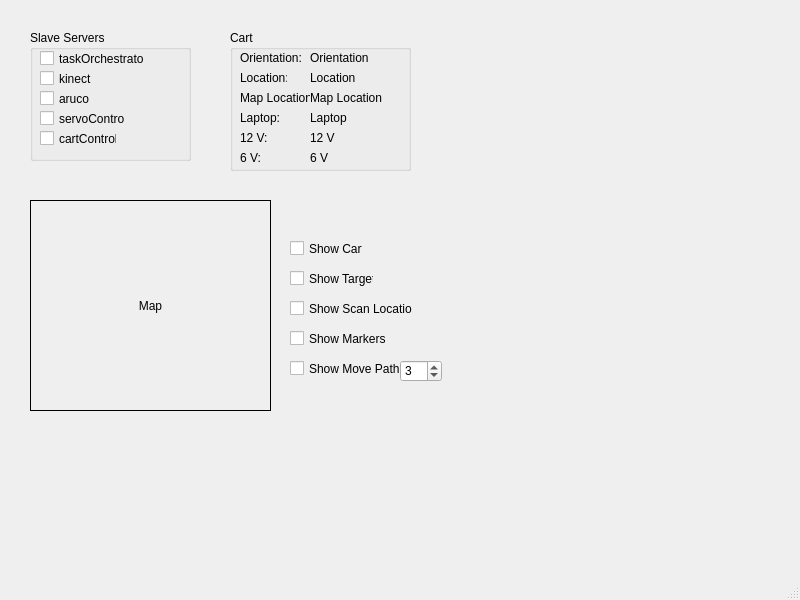
<?xml version="1.0" encoding="UTF-8"?>
<ui version="4.0">
 <class>MainWindow</class>
 <widget class="QMainWindow" name="MainWindow">
  <property name="geometry">
   <rect>
    <x>0</x>
    <y>0</y>
    <width>800</width>
    <height>600</height>
   </rect>
  </property>
  <property name="windowTitle">
   <string>Navigation Manager</string>
  </property>
  <widget class="QWidget" name="centralwidget">
   <widget class="QGroupBox" name="slaveServers">
    <property name="geometry">
     <rect>
      <x>30</x>
      <y>30</y>
      <width>161</width>
      <height>131</height>
     </rect>
    </property>
    <property name="title">
     <string>Slave Servers</string>
    </property>
    <widget class="QCheckBox" name="aruco">
     <property name="geometry">
      <rect>
       <x>10</x>
       <y>60</y>
       <width>70</width>
       <height>17</height>
      </rect>
     </property>
     <property name="text">
      <string>aruco</string>
     </property>
     <property name="tristate">
      <bool>true</bool>
     </property>
    </widget>
    <widget class="QCheckBox" name="kinect">
     <property name="geometry">
      <rect>
       <x>10</x>
       <y>40</y>
       <width>70</width>
       <height>17</height>
      </rect>
     </property>
     <property name="text">
      <string>kinect</string>
     </property>
     <property name="tristate">
      <bool>true</bool>
     </property>
    </widget>
    <widget class="QCheckBox" name="servoControl">
     <property name="geometry">
      <rect>
       <x>10</x>
       <y>80</y>
       <width>85</width>
       <height>17</height>
      </rect>
     </property>
     <property name="text">
      <string>servoControl</string>
     </property>
     <property name="tristate">
      <bool>true</bool>
     </property>
    </widget>
    <widget class="QCheckBox" name="cartControl">
     <property name="geometry">
      <rect>
       <x>10</x>
       <y>100</y>
       <width>77</width>
       <height>17</height>
      </rect>
     </property>
     <property name="text">
      <string>cartControl</string>
     </property>
     <property name="tristate">
      <bool>true</bool>
     </property>
    </widget>
    <widget class="QCheckBox" name="taskOrchestrator">
     <property name="geometry">
      <rect>
       <x>10</x>
       <y>20</y>
       <width>105</width>
       <height>17</height>
      </rect>
     </property>
     <property name="text">
      <string>taskOrchestrator</string>
     </property>
     <property name="tristate">
      <bool>true</bool>
     </property>
    </widget>
   </widget>
   <widget class="QLabel" name="Map">
    <property name="geometry">
     <rect>
      <x>30</x>
      <y>200</y>
      <width>241</width>
      <height>211</height>
     </rect>
    </property>
    <property name="frameShape">
     <enum>QFrame::Box</enum>
    </property>
    <property name="text">
     <string>Map</string>
    </property>
    <property name="alignment">
     <set>Qt::AlignCenter</set>
    </property>
   </widget>
   <widget class="QGroupBox" name="cartGroup">
    <property name="geometry">
     <rect>
      <x>230</x>
      <y>30</y>
      <width>181</width>
      <height>141</height>
     </rect>
    </property>
    <property name="title">
     <string>Cart</string>
    </property>
    <widget class="QLabel" name="cartOrientation">
     <property name="geometry">
      <rect>
       <x>80</x>
       <y>20</y>
       <width>91</width>
       <height>16</height>
      </rect>
     </property>
     <property name="text">
      <string>Orientation</string>
     </property>
    </widget>
    <widget class="QLabel" name="cartLocation">
     <property name="geometry">
      <rect>
       <x>80</x>
       <y>40</y>
       <width>81</width>
       <height>16</height>
      </rect>
     </property>
     <property name="text">
      <string>Location</string>
     </property>
    </widget>
    <widget class="QLabel" name="mapLocation">
     <property name="geometry">
      <rect>
       <x>80</x>
       <y>60</y>
       <width>91</width>
       <height>16</height>
      </rect>
     </property>
     <property name="text">
      <string>Map Location</string>
     </property>
    </widget>
    <widget class="QLabel" name="MapLocation_4">
     <property name="geometry">
      <rect>
       <x>10</x>
       <y>100</y>
       <width>70</width>
       <height>16</height>
      </rect>
     </property>
     <property name="text">
      <string>12 V:</string>
     </property>
    </widget>
    <widget class="QLabel" name="MapLocation_5">
     <property name="geometry">
      <rect>
       <x>10</x>
       <y>120</y>
       <width>70</width>
       <height>16</height>
      </rect>
     </property>
     <property name="text">
      <string>6 V:</string>
     </property>
    </widget>
    <widget class="QLabel" name="laptop">
     <property name="geometry">
      <rect>
       <x>80</x>
       <y>80</y>
       <width>91</width>
       <height>16</height>
      </rect>
     </property>
     <property name="text">
      <string>Laptop</string>
     </property>
    </widget>
    <widget class="QLabel" name="v12">
     <property name="geometry">
      <rect>
       <x>80</x>
       <y>100</y>
       <width>71</width>
       <height>16</height>
      </rect>
     </property>
     <property name="text">
      <string>12 V</string>
     </property>
    </widget>
    <widget class="QLabel" name="v6">
     <property name="geometry">
      <rect>
       <x>80</x>
       <y>120</y>
       <width>71</width>
       <height>16</height>
      </rect>
     </property>
     <property name="text">
      <string>6 V</string>
     </property>
    </widget>
   </widget>
   <widget class="QLabel" name="MapLocation_2">
    <property name="geometry">
     <rect>
      <x>240</x>
      <y>90</y>
      <width>70</width>
      <height>16</height>
     </rect>
    </property>
    <property name="text">
     <string>Map Location: </string>
    </property>
   </widget>
   <widget class="QLabel" name="cartOrientation_2">
    <property name="geometry">
     <rect>
      <x>240</x>
      <y>50</y>
      <width>61</width>
      <height>16</height>
     </rect>
    </property>
    <property name="text">
     <string>Orientation: </string>
    </property>
   </widget>
   <widget class="QLabel" name="Location_2">
    <property name="geometry">
     <rect>
      <x>240</x>
      <y>70</y>
      <width>47</width>
      <height>16</height>
     </rect>
    </property>
    <property name="text">
     <string>Location: </string>
    </property>
   </widget>
   <widget class="QCheckBox" name="showCart">
    <property name="geometry">
     <rect>
      <x>290</x>
      <y>240</y>
      <width>73</width>
      <height>17</height>
     </rect>
    </property>
    <property name="text">
     <string>Show Cart</string>
    </property>
   </widget>
   <widget class="QCheckBox" name="showTarget">
    <property name="geometry">
     <rect>
      <x>290</x>
      <y>270</y>
      <width>84</width>
      <height>17</height>
     </rect>
    </property>
    <property name="text">
     <string>Show Target</string>
    </property>
   </widget>
   <widget class="QCheckBox" name="showScanLocations">
    <property name="geometry">
     <rect>
      <x>290</x>
      <y>300</y>
      <width>123</width>
      <height>17</height>
     </rect>
    </property>
    <property name="text">
     <string>Show Scan Locations</string>
    </property>
   </widget>
   <widget class="QCheckBox" name="showMarkers">
    <property name="geometry">
     <rect>
      <x>290</x>
      <y>330</y>
      <width>123</width>
      <height>17</height>
     </rect>
    </property>
    <property name="text">
     <string>Show Markers</string>
    </property>
   </widget>
   <widget class="QCheckBox" name="showMovePath">
    <property name="geometry">
     <rect>
      <x>290</x>
      <y>360</y>
      <width>123</width>
      <height>17</height>
     </rect>
    </property>
    <property name="text">
     <string>Show Move Path</string>
    </property>
   </widget>
   <widget class="QSpinBox" name="numMovements">
    <property name="geometry">
     <rect>
      <x>400</x>
      <y>360</y>
      <width>42</width>
      <height>22</height>
     </rect>
    </property>
    <property name="minimum">
     <number>1</number>
    </property>
    <property name="value">
     <number>3</number>
    </property>
   </widget>
   <widget class="QLabel" name="MapLocation_3">
    <property name="geometry">
     <rect>
      <x>240</x>
      <y>110</y>
      <width>70</width>
      <height>16</height>
     </rect>
    </property>
    <property name="text">
     <string>Laptop:</string>
    </property>
   </widget>
  </widget>
  <widget class="QStatusBar" name="statusbar"/>
 </widget>
 <resources/>
 <connections/>
</ui>
